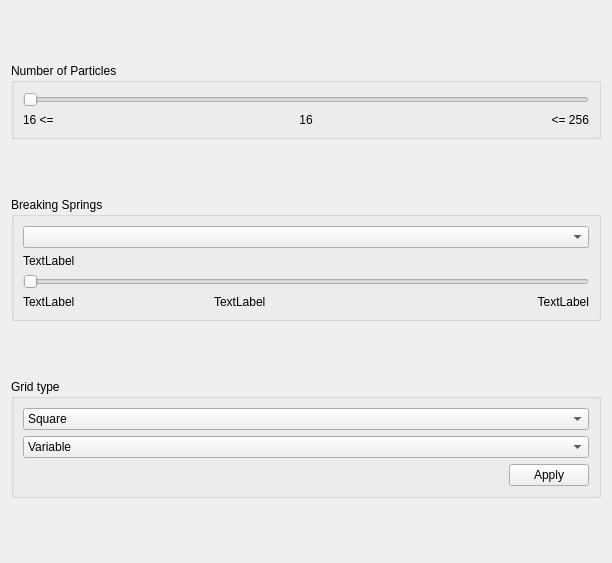
<?xml version="1.0" encoding="UTF-8"?>
<ui version="4.0">
 <class>Sidebar</class>
 <widget class="QWidget" name="Sidebar">
  <property name="geometry">
   <rect>
    <x>0</x>
    <y>0</y>
    <width>612</width>
    <height>563</height>
   </rect>
  </property>
  <property name="windowTitle">
   <string>Form</string>
  </property>
  <layout class="QGridLayout" name="gridLayout">
   <item row="2" column="1" colspan="2">
    <widget class="QGroupBox" name="groupBox">
     <property name="sizePolicy">
      <sizepolicy hsizetype="Preferred" vsizetype="Fixed">
       <horstretch>0</horstretch>
       <verstretch>0</verstretch>
      </sizepolicy>
     </property>
     <property name="title">
      <string>Grid type</string>
     </property>
     <layout class="QGridLayout" name="gridLayout_2">
      <item row="2" column="1">
       <widget class="QPushButton" name="initApplyButton">
        <property name="text">
         <string>Apply</string>
        </property>
       </widget>
      </item>
      <item row="1" column="0" colspan="2">
       <widget class="QComboBox" name="gridTypeDistribution">
        <property name="currentIndex">
         <number>1</number>
        </property>
        <item>
         <property name="text">
          <string>Uniform</string>
         </property>
        </item>
        <item>
         <property name="text">
          <string>Variable</string>
         </property>
        </item>
       </widget>
      </item>
      <item row="0" column="0" colspan="2">
       <widget class="QComboBox" name="gridType">
        <item>
         <property name="text">
          <string>Square</string>
         </property>
        </item>
        <item>
         <property name="text">
          <string>Hexagonal</string>
         </property>
        </item>
       </widget>
      </item>
      <item row="2" column="0">
       <spacer name="horizontalSpacer">
        <property name="orientation">
         <enum>Qt::Horizontal</enum>
        </property>
        <property name="sizeHint" stdset="0">
         <size>
          <width>40</width>
          <height>20</height>
         </size>
        </property>
       </spacer>
      </item>
     </layout>
    </widget>
   </item>
   <item row="0" column="1" colspan="2">
    <widget class="QGroupBox" name="groupBox_2">
     <property name="sizePolicy">
      <sizepolicy hsizetype="Preferred" vsizetype="Fixed">
       <horstretch>0</horstretch>
       <verstretch>0</verstretch>
      </sizepolicy>
     </property>
     <property name="title">
      <string>Number of Particles</string>
     </property>
     <layout class="QGridLayout" name="gridLayout_3">
      <item row="1" column="1">
       <widget class="QLabel" name="label_2">
        <property name="text">
         <string>16</string>
        </property>
        <property name="alignment">
         <set>Qt::AlignCenter</set>
        </property>
       </widget>
      </item>
      <item row="0" column="0" colspan="3">
       <widget class="QSlider" name="horizontalSlider">
        <property name="minimum">
         <number>16</number>
        </property>
        <property name="maximum">
         <number>256</number>
        </property>
        <property name="orientation">
         <enum>Qt::Horizontal</enum>
        </property>
       </widget>
      </item>
      <item row="1" column="2">
       <widget class="QLabel" name="label_3">
        <property name="layoutDirection">
         <enum>Qt::LeftToRight</enum>
        </property>
        <property name="text">
         <string>&lt;= 256</string>
        </property>
        <property name="alignment">
         <set>Qt::AlignRight|Qt::AlignTrailing|Qt::AlignVCenter</set>
        </property>
       </widget>
      </item>
      <item row="1" column="0">
       <widget class="QLabel" name="label">
        <property name="text">
         <string> 16 &lt;=</string>
        </property>
       </widget>
      </item>
     </layout>
    </widget>
   </item>
   <item row="1" column="1" colspan="2">
    <widget class="QGroupBox" name="groupBox_3">
     <property name="sizePolicy">
      <sizepolicy hsizetype="Preferred" vsizetype="Fixed">
       <horstretch>0</horstretch>
       <verstretch>0</verstretch>
      </sizepolicy>
     </property>
     <property name="title">
      <string>Breaking Springs</string>
     </property>
     <layout class="QGridLayout" name="gridLayout_4">
      <item row="3" column="0">
       <widget class="QLabel" name="breakingSpringsMin">
        <property name="text">
         <string>TextLabel</string>
        </property>
       </widget>
      </item>
      <item row="3" column="1">
       <widget class="QLabel" name="breakingSpringsValue">
        <property name="text">
         <string>TextLabel</string>
        </property>
       </widget>
      </item>
      <item row="1" column="0">
       <widget class="QLabel" name="breakingSpringsParameterDescription">
        <property name="text">
         <string>TextLabel</string>
        </property>
       </widget>
      </item>
      <item row="2" column="0" colspan="3">
       <widget class="QSlider" name="horizontalSlider_2">
        <property name="orientation">
         <enum>Qt::Horizontal</enum>
        </property>
       </widget>
      </item>
      <item row="0" column="0" colspan="3">
       <widget class="QComboBox" name="comboBox"/>
      </item>
      <item row="3" column="2">
       <widget class="QLabel" name="breakingSpringsMax">
        <property name="text">
         <string>TextLabel</string>
        </property>
        <property name="alignment">
         <set>Qt::AlignRight|Qt::AlignTrailing|Qt::AlignVCenter</set>
        </property>
       </widget>
      </item>
     </layout>
    </widget>
   </item>
  </layout>
 </widget>
 <resources/>
 <connections>
  <connection>
   <sender>horizontalSlider</sender>
   <signal>sliderMoved(int)</signal>
   <receiver>label_2</receiver>
   <slot>setNum(int)</slot>
   <hints>
    <hint type="sourcelabel">
     <x>110</x>
     <y>44</y>
    </hint>
    <hint type="destinationlabel">
     <x>145</x>
     <y>77</y>
    </hint>
   </hints>
  </connection>
 </connections>
</ui>
